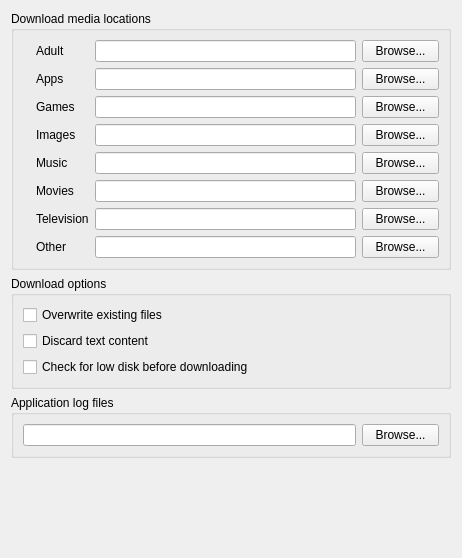
<?xml version="1.0" encoding="UTF-8"?>
<ui version="4.0">
 <class>FileSystem</class>
 <widget class="QWidget" name="FileSystem">
  <property name="geometry">
   <rect>
    <x>0</x>
    <y>0</y>
    <width>462</width>
    <height>558</height>
   </rect>
  </property>
  <property name="windowTitle">
   <string>Filesystem</string>
  </property>
  <layout class="QVBoxLayout" name="verticalLayout">
   <item>
    <widget class="QGroupBox" name="groupBox">
     <property name="title">
      <string>Download media locations</string>
     </property>
     <layout class="QGridLayout" name="gridLayout">
      <item row="0" column="0">
       <widget class="QLabel" name="label">
        <property name="text">
         <string/>
        </property>
        <property name="pixmap">
         <pixmap resource="resource.qrc">:/resource/16x16_ico_png/ico_media_xxx.png</pixmap>
        </property>
       </widget>
      </item>
      <item row="0" column="1">
       <widget class="QLabel" name="label_2">
        <property name="text">
         <string>Adult</string>
        </property>
       </widget>
      </item>
      <item row="0" column="2">
       <widget class="QLineEdit" name="edtAdult"/>
      </item>
      <item row="0" column="3">
       <widget class="QPushButton" name="btnAdult">
        <property name="maximumSize">
         <size>
          <width>77</width>
          <height>16777215</height>
         </size>
        </property>
        <property name="text">
         <string>Browse...</string>
        </property>
       </widget>
      </item>
      <item row="1" column="0">
       <widget class="QLabel" name="label_4">
        <property name="text">
         <string/>
        </property>
        <property name="pixmap">
         <pixmap resource="resource.qrc">:/resource/16x16_ico_png/ico_media_apps.png</pixmap>
        </property>
       </widget>
      </item>
      <item row="1" column="1">
       <widget class="QLabel" name="label_3">
        <property name="text">
         <string>Apps</string>
        </property>
       </widget>
      </item>
      <item row="1" column="2">
       <widget class="QLineEdit" name="edtApps"/>
      </item>
      <item row="1" column="3">
       <widget class="QPushButton" name="btnApps">
        <property name="maximumSize">
         <size>
          <width>77</width>
          <height>16777215</height>
         </size>
        </property>
        <property name="text">
         <string>Browse...</string>
        </property>
       </widget>
      </item>
      <item row="2" column="0">
       <widget class="QLabel" name="label_6">
        <property name="text">
         <string/>
        </property>
        <property name="pixmap">
         <pixmap resource="resource.qrc">:/resource/16x16_ico_png/ico_media_console.png</pixmap>
        </property>
       </widget>
      </item>
      <item row="2" column="1">
       <widget class="QLabel" name="label_5">
        <property name="text">
         <string>Games</string>
        </property>
       </widget>
      </item>
      <item row="2" column="2">
       <widget class="QLineEdit" name="edtGames"/>
      </item>
      <item row="2" column="3">
       <widget class="QPushButton" name="btnGames">
        <property name="maximumSize">
         <size>
          <width>77</width>
          <height>16777215</height>
         </size>
        </property>
        <property name="text">
         <string>Browse...</string>
        </property>
       </widget>
      </item>
      <item row="3" column="0">
       <widget class="QLabel" name="label_8">
        <property name="text">
         <string/>
        </property>
        <property name="pixmap">
         <pixmap resource="resource.qrc">:/resource/16x16_ico_png/ico_media_image.png</pixmap>
        </property>
       </widget>
      </item>
      <item row="3" column="1">
       <widget class="QLabel" name="label_7">
        <property name="text">
         <string>Images</string>
        </property>
       </widget>
      </item>
      <item row="3" column="2">
       <widget class="QLineEdit" name="edtImages"/>
      </item>
      <item row="3" column="3">
       <widget class="QPushButton" name="btnImages">
        <property name="maximumSize">
         <size>
          <width>77</width>
          <height>16777215</height>
         </size>
        </property>
        <property name="text">
         <string>Browse...</string>
        </property>
       </widget>
      </item>
      <item row="4" column="0">
       <widget class="QLabel" name="label_10">
        <property name="text">
         <string/>
        </property>
        <property name="pixmap">
         <pixmap resource="resource.qrc">:/resource/16x16_ico_png/ico_media_audio.png</pixmap>
        </property>
       </widget>
      </item>
      <item row="4" column="1">
       <widget class="QLabel" name="label_9">
        <property name="text">
         <string>Music</string>
        </property>
       </widget>
      </item>
      <item row="4" column="2">
       <widget class="QLineEdit" name="edtMusic"/>
      </item>
      <item row="4" column="3">
       <widget class="QPushButton" name="btnMusic">
        <property name="maximumSize">
         <size>
          <width>77</width>
          <height>16777215</height>
         </size>
        </property>
        <property name="text">
         <string>Browse...</string>
        </property>
       </widget>
      </item>
      <item row="5" column="0">
       <widget class="QLabel" name="label_12">
        <property name="text">
         <string/>
        </property>
        <property name="pixmap">
         <pixmap resource="resource.qrc">:/resource/16x16_ico_png/ico_media_movie.png</pixmap>
        </property>
       </widget>
      </item>
      <item row="5" column="1">
       <widget class="QLabel" name="label_11">
        <property name="text">
         <string>Movies</string>
        </property>
       </widget>
      </item>
      <item row="5" column="2">
       <widget class="QLineEdit" name="edtMovies"/>
      </item>
      <item row="5" column="3">
       <widget class="QPushButton" name="btnMovies">
        <property name="maximumSize">
         <size>
          <width>77</width>
          <height>16777215</height>
         </size>
        </property>
        <property name="text">
         <string>Browse...</string>
        </property>
       </widget>
      </item>
      <item row="6" column="0">
       <widget class="QLabel" name="label_14">
        <property name="text">
         <string/>
        </property>
        <property name="pixmap">
         <pixmap resource="resource.qrc">:/resource/16x16_ico_png/ico_media_tv.png</pixmap>
        </property>
       </widget>
      </item>
      <item row="6" column="1">
       <widget class="QLabel" name="label_13">
        <property name="text">
         <string>Television</string>
        </property>
       </widget>
      </item>
      <item row="6" column="2">
       <widget class="QLineEdit" name="edtTelevision"/>
      </item>
      <item row="6" column="3">
       <widget class="QPushButton" name="btnTelevision">
        <property name="maximumSize">
         <size>
          <width>77</width>
          <height>16777215</height>
         </size>
        </property>
        <property name="text">
         <string>Browse...</string>
        </property>
       </widget>
      </item>
      <item row="7" column="0">
       <widget class="QLabel" name="label_16">
        <property name="text">
         <string/>
        </property>
        <property name="pixmap">
         <pixmap resource="resource.qrc">:/resource/16x16_ico_png/ico_media_other.png</pixmap>
        </property>
       </widget>
      </item>
      <item row="7" column="1">
       <widget class="QLabel" name="label_15">
        <property name="text">
         <string>Other</string>
        </property>
       </widget>
      </item>
      <item row="7" column="2">
       <widget class="QLineEdit" name="edtOther"/>
      </item>
      <item row="7" column="3">
       <widget class="QPushButton" name="btnOther">
        <property name="maximumSize">
         <size>
          <width>77</width>
          <height>16777215</height>
         </size>
        </property>
        <property name="text">
         <string>Browse...</string>
        </property>
       </widget>
      </item>
     </layout>
    </widget>
   </item>
   <item>
    <widget class="QGroupBox" name="groupBox_8">
     <property name="title">
      <string>Download options</string>
     </property>
     <layout class="QGridLayout" name="gridLayout_4">
      <item row="0" column="0">
       <widget class="QCheckBox" name="chkOverwriteExisting">
        <property name="toolTip">
         <string/>
        </property>
        <property name="layoutDirection">
         <enum>Qt::LeftToRight</enum>
        </property>
        <property name="text">
         <string>Overwrite existing files</string>
        </property>
       </widget>
      </item>
      <item row="1" column="0">
       <widget class="QCheckBox" name="chkDiscardText">
        <property name="layoutDirection">
         <enum>Qt::LeftToRight</enum>
        </property>
        <property name="text">
         <string>Discard text content</string>
        </property>
       </widget>
      </item>
      <item row="2" column="0">
       <widget class="QCheckBox" name="chkCheckLowDisk">
        <property name="text">
         <string>Check for low disk before downloading</string>
        </property>
       </widget>
      </item>
     </layout>
    </widget>
   </item>
   <item>
    <widget class="QGroupBox" name="groupBox_2">
     <property name="title">
      <string>Application log files</string>
     </property>
     <layout class="QHBoxLayout" name="horizontalLayout">
      <item>
       <widget class="QLineEdit" name="edtLog">
        <property name="sizePolicy">
         <sizepolicy hsizetype="Minimum" vsizetype="Fixed">
          <horstretch>0</horstretch>
          <verstretch>0</verstretch>
         </sizepolicy>
        </property>
        <property name="toolTip">
         <string>Location for application log files</string>
        </property>
       </widget>
      </item>
      <item>
       <widget class="QPushButton" name="btnLog">
        <property name="maximumSize">
         <size>
          <width>77</width>
          <height>16777215</height>
         </size>
        </property>
        <property name="text">
         <string>Browse...</string>
        </property>
       </widget>
      </item>
     </layout>
    </widget>
   </item>
   <item>
    <spacer name="verticalSpacer">
     <property name="orientation">
      <enum>Qt::Vertical</enum>
     </property>
     <property name="sizeHint" stdset="0">
      <size>
       <width>20</width>
       <height>40</height>
      </size>
     </property>
    </spacer>
   </item>
  </layout>
 </widget>
 <tabstops>
  <tabstop>edtAdult</tabstop>
  <tabstop>btnAdult</tabstop>
  <tabstop>edtApps</tabstop>
  <tabstop>btnApps</tabstop>
  <tabstop>edtGames</tabstop>
  <tabstop>btnGames</tabstop>
  <tabstop>edtImages</tabstop>
  <tabstop>btnImages</tabstop>
  <tabstop>edtMusic</tabstop>
  <tabstop>btnMusic</tabstop>
  <tabstop>edtMovies</tabstop>
  <tabstop>btnMovies</tabstop>
  <tabstop>edtTelevision</tabstop>
  <tabstop>btnTelevision</tabstop>
  <tabstop>edtOther</tabstop>
  <tabstop>btnOther</tabstop>
  <tabstop>chkOverwriteExisting</tabstop>
  <tabstop>chkDiscardText</tabstop>
  <tabstop>chkCheckLowDisk</tabstop>
  <tabstop>edtLog</tabstop>
  <tabstop>btnLog</tabstop>
 </tabstops>
 <resources>
  <include location="resource.qrc"/>
 </resources>
 <connections/>
</ui>
